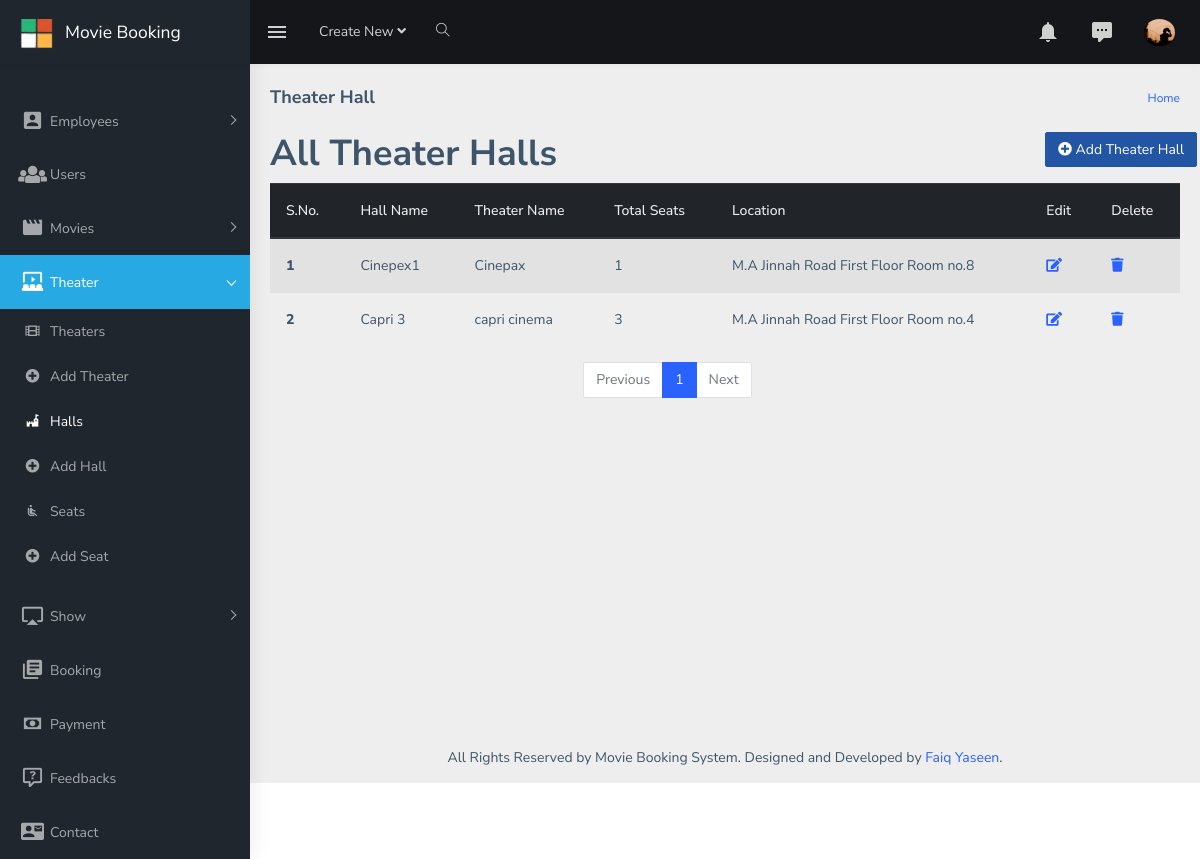
The page /Movie_Booking/Admin/theater-hall.php (signed in) on the database its author committed.
### tables this page shows
CREATE TABLE `settings` (
  `id` int(11) NOT NULL,
  `footer` varchar(150) NOT NULL,
  `icon` varchar(100) NOT NULL,
  `logo` varchar(200) NOT NULL,
  `websitename` varchar(30) NOT NULL
);

CREATE TABLE `tbl_emp` (
  `id` int(11) NOT NULL,
  `first_name` varchar(50) NOT NULL,
  `last_name` varchar(50) NOT NULL,
  `username` varchar(50) NOT NULL,
  `dob` date NOT NULL,
  `password` varchar(40) NOT NULL,
  `image` varchar(200) DEFAULT NULL,
  `status` varchar(20) NOT NULL DEFAULT 'Pending',
  `role` int(11) NOT NULL DEFAULT 0
);

CREATE TABLE `theater_hall` (
  `th_hall_id` int(11) NOT NULL,
  `hall_name` varchar(64) NOT NULL,
  `total_seats` int(11) NOT NULL,
  `theaterid` int(11) NOT NULL,
  `location` varchar(60) NOT NULL
);

CREATE TABLE `theater` (
  `th_id` int(11) NOT NULL,
  `th_name` varchar(64) NOT NULL,
  `total_theater_halls` int(11) NOT NULL,
  `cityid` int(11) NOT NULL
);

### Movie_Booking/Admin/theater-hall.php (the view)
<?php
include "header.php";
include "aside.php";
include "page-wrapper.php";
?>
    <div class="container-fluid">
        <div class="row">
            <div class="col-md-10">
                <h1 class="">All Theater Halls</h1>
            </div>
            <div class="col-md-2">
                <a class="btn btn-info" href="add-theater-hall.php"><i class="fa fa-plus-circle"></i> Add Theater Hall</a>
            </div>
            <div class="col-md-12">
                <?php
                include "config.php";
                $limit = 3;
                if (isset($_GET['page'])) {
                    $page = $_GET['page'];
                } else {
                    $page = 1;
                }
                $offset = ($page - 1) * $limit;
                $sql = "SELECT * FROM theater_hall LEFT JOIN theater ON theater_hall.theaterid = theater.th_id
                ORDER BY th_hall_id DESC LIMIT {$offset},{$limit}";
                $result = mysqli_query($conn, $sql) or die("query failed");
                if (mysqli_num_rows($result) > 0) {
                ?>
                    <table class="table table-striped">
                        <thead class="thead-dark">
                            <th>S.No.</th>
                            <th>Hall Name</th>
                            <th>Theater Name</th>
                            <th>Total Seats</th>
                            <th>Location</th>
                            <th>Edit</th>
                            <th>Delete</th>
                        </thead>
                        <tbody>
                            <?php
                            $serial = $offset + 1;
                            while ($row = mysqli_fetch_assoc($result)) {
                            ?>
                                <tr>
                                    <td class="font-weight-bold"><?php echo $serial; ?></td>
                                    <td><?php echo ucwords($row['hall_name']); ?></td>
                                    <td><?php echo ($row['th_name']); ?></td>
                                    <td><?php echo ($row['total_seats']); ?></td>
                                    <td><?php echo ($row['location']); ?></td>
                                    <td class='edit'><a href='update-theater-hall.php?id=<?php echo $row['th_hall_id']; ?>'><i class='fa fa-edit'></i></a></td>
                                    <td class='delete'><a href='delete-theater-hall.php?id=<?php echo $row['th_hall_id']; ?>&thid=<?php echo $row['theaterid']; ?>'><i class='fa fa-trash'></i></a></td>
                                </tr>
                            <?php
                                $serial++;
                            } ?>
                        </tbody>
                    </table>
                <?php } ?>
                <div class="col-md-4 m-auto mt-5">
                    <?php
                    $sql1 = "SELECT * FROM theater_hall";
                    $result1 = mysqli_query($conn, $sql1);
                    if (mysqli_num_rows($result1) > 0) {
                        $total_records = mysqli_num_rows($result1);
                        $total_pages = ceil($total_records / $limit);
                        echo "<nav aria-label='...'>
                                <ul class='pagination'>";
                        if ($page > 1) {
                            $prevdisable = "";
                        } else {
                            $prevdisable = "disabled";
                        }
                        echo "<li class='page-item {$prevdisable}'><a class='page-link' href='theater-hall.php?page=" . ($page - 1) . "'>Previous</a></li>";
                        for ($i = 1; $i <= $total_pages; $i++) {
                            if ($i == $page) {
                                $active = "active";
                            } else {
                                $active = "";
                            }
                            echo "<li class='page-item $active'><a class='page-link' href='theater-hall.php?page=" . $i . "'>" . $i . "</a></li>";
                        }
                        if ($total_pages > $page) {
                            $nextdisable = "";
                        } else {
                            $nextdisable = "disabled";
                        }
                        echo "<li class='page-item {$nextdisable}'><a class='page-link' href='theater-hall.php?page=" . ($page + 1) . "'>Next</a></li>";
                        echo "</ul>
                            </nav>";
                    }
                    ?>
                </div>
            </div>
        </div>
    </div>
    <?php
    include "footer.php";
    ?>

### Movie_Booking/Admin/header.php (shortened to what this page needs)
<!DOCTYPE html>
<html dir="ltr" lang="en">
<head>
    <link href="Adminlib/assets/libs/flot/css/float-chart.css" rel="stylesheet">
    <link href="Adminlib/dist/css/style.min.css" rel="stylesheet">
</head>
<body>
    <div id="main-wrapper">
        <header class="topbar" data-navbarbg="skin5">
            <nav class="navbar top-navbar navbar-expand-md navbar-dark">
                <div class="navbar-header" data-logobg="skin5">
                    <a class="navbar-brand" href="dashboard.php">
                        <b class="logo-icon p-l-10">
                            <?php
                            include "config.php";
                            $sql = "SELECT * FROM settings";
                            $result = mysqli_query($conn, $sql) or die("query failed");
                            if (mysqli_num_rows($result) > 0) {
                                while ($row = mysqli_fetch_assoc($result)) {
                                    echo "<img src='images/{$row["logo"]}' height='30' width='40' alt='homepage' class='light-logo' />";
                                }
                            }
                            ?>
                        </b>
                        <span class="logo-text">
                            <?php
                            include "config.php";
                            $sql = "SELECT * FROM settings";
                            $result = mysqli_query($conn, $sql) or die("query failed");
                            if (mysqli_num_rows($result) > 0) {
                                while ($row = mysqli_fetch_assoc($result)) {
                                    echo "{$row["websitename"]}";
                                }
                            }
                            ?>
                        </span>
                    </a>
                </div>
                <div class="navbar-collapse collapse" id="navbarSupportedContent" data-navbarbg="skin5">
                    <ul class="navbar-nav float-left mr-auto">
                        <li class="nav-item d-none d-md-block"><a class="nav-link sidebartoggler waves-effect waves-light" href="javascript:void(0)" data-sidebartype="mini-sidebar"><i class="mdi mdi-menu font-24"></i></a></li>
                        <li class="nav-item dropdown">
                            <a class="nav-link dropdown-toggle" href="#" id="navbarDropdown" role="button" data-toggle="dropdown" aria-haspopup="true" aria-expanded="false">
                                <span class="d-none d-md-block">Create New <i class="fa fa-angle-down"></i></span>
                            </a>
                        </li>
                        <li class="nav-item search-box"> <a class="nav-link waves-effect waves-dark" href="javascript:void(0)"><i class="ti-search"></i></a>
                        </li>
                    </ul>
                    <ul class="navbar-nav float-right">
                        <li class="nav-item dropdown">
                            <a class="nav-link dropdown-toggle waves-effect waves-dark" href="" data-toggle="dropdown" aria-haspopup="true" aria-expanded="false"> <i class="mdi mdi-bell font-24"></i>
                            </a>
                        </li>
                        <li class="nav-item dropdown">
                            <a class="nav-link dropdown-toggle waves-effect waves-dark" href="" id="2" data-toggle="dropdown" aria-haspopup="true" aria-expanded="false"> <i class="font-24 mdi mdi-comment-processing"></i>
                            </a>
                        </li>
                        <li class="nav-item dropdown">
                            <?php
                            include "config.php";
                            $sql = "SELECT image FROM tbl_emp WHERE id = {$_SESSION['emp_id']}";
                            $result = mysqli_query($conn, $sql) or die("query failed");
                            ?>
                            <a class="nav-link dropdown-toggle text-muted waves-effect waves-dark pro-pic" href="" data-toggle="dropdown" aria-haspopup="true" aria-expanded="false">
                                <?php while ($row = mysqli_fetch_assoc($result)) {
                                    if (!empty($row['image'])) {
                                        echo "<img src='upload/{$row['image']}' alt='user' class='rounded-circle' width='31'>";
                                    } else {
                                        echo '<img src="Adminlib/assets/images/users/1.jpg" alt="user" class="rounded-circle" width="31">';
                                    }
                                } ?>
                            </a>
                        </li>
                    </ul>
                </div>
            </nav>
        </header>

### Movie_Booking/Admin/footer.php (shortened to what this page needs)
<?php
include "config.php";
$sql = "SELECT * FROM settings";
$result = mysqli_query($conn, $sql) or die("query failed");
if (mysqli_num_rows($result) > 0) {
    while ($row = mysqli_fetch_assoc($result)) {
        echo "<footer class='footer text-center'>
                {$row["footer"]}
            </footer>";
    }
}
?>
</div>
</div>
</body>
</html>

### rows shown on the page
settings: logo (picture), websitename "Movie Booking", footer "All Rights Reserved by Movie Booking System. Designed and Developed by Faiq Yaseen ."
tbl_emp: image (picture)
theater_hall: hall_name "Cinepex1", theaterid.th_name "Cinepax", total_seats "1", location "M.A Jinnah Road First Floor Room no.8"
theater_hall: hall_name "Capri 3", theaterid.th_name "capri cinema", total_seats "3", location "M.A Jinnah Road First Floor Room no.4"

### other values the page prints
$value "Theater"
$value "Hall"
